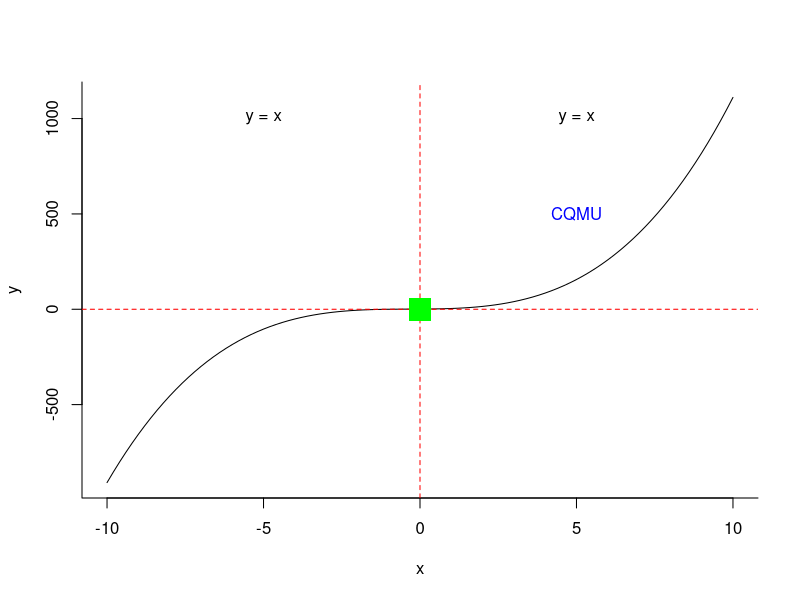

Generate this figure with R: (Note: this script raises an error after producing the figure.)

################################################################################
#    &&&....&&&    % Learning R Course in Summer of 2022                       #
#  &&&&&&..&&&&&&  % Teacher: Bo Li, Mingwei Liu                               #
#  &&&&&&&&&&&&&&  % Date: Jul. 19th, 2022                                     #
#   &&&&&&&&&&&&   %                                                           #
#     &&&&&&&&     % Environment: R version 4.1.1;                             #
#       &&&&       % Platform: x86_64-w64-mingw32/x64 (64-bit)                 #
#        &         %                                                           #
################################################################################

################################################################################
### code chunk number 09: Condition and branch statement in R Language.
################################################################################

### ****************************************************************************
### Step-01. About working directory in R. 

# For windows, work directory. 

pri.dir <- getwd()

setwd("D:/00-GitHub/LRC/tmp/")

### End of Step-01.
### ****************************************************************************

### ****************************************************************************
### Step-02. Expression in R. 

# 任何一个语句都可以看成是一个表达式。 
# 表达式之间以分号分隔或用换行分隔。

# 1) the first form

{x <- 15; x}

# 2) the second form

{
  x <- 15
  x
}

# 3) the third form

{
  x <- 15
  print(x) # not return!!!
}

# 4) using expression in plot

# 绘制曲线： y = x^3 + x^2 + x + 1

curve((x^3 + x^2 + x + 1),
      -10,
      10,
      bty = "l", # 1? l?
      xlab = "x",
      ylab = "y")

abline(h = 0,
       v = 0,
       lty = 2, # line type 
       col = "red")

text(5, 500, "CQMU", col = "blue")

text(5, 1000, "y = x")

text(-5, 1000, "y = x")

points(0, 0, cex = 3, col = "green", pch = 15)

### End of Step-02.
### ****************************************************************************

### ****************************************************************************
### Step-03. branch structure in R. 

# 1) 分支结构包括if结构：

# 比如：
# if (条件) 表达式1
# 或
# if (条件) 表达式1 else 表达式2

# 2) 其中的“条件”为一个标量的真或假值, 不允许取缺失值， 如

ls()

lambda <- NA

print(lambda)

if (is.na(lambda)) lambda <- 0.5

print(lambda)

# 3) two examples for branch：

# A: Eq1. 

x <- -1
y <- 9
if (x>1) {
  y <- 2.5
} else {
  y <- -y
}

# B: Eq2. 

x <- c(0.05, 0.6, 0.3, 0.9)
for (i in seq(along = x)) {
  if (x[i] <= 0.2) {
    cat("Small\n")
  } else if (x[i] <= 0.8) {
    cat("Medium\n")
  } else {
    cat("Large\n")
  }
}

### End of Step-03.
### ****************************************************************************

### ****************************************************************************
### Step-04. Replacing branch structures with logical subscripts.   

# 1) for a element in R. 

x <- rnorm(10)
if (x > 0) y <- 1 else y <- 0
print(y)

x
y <- NULL

for (i in 1:length(x)) {
  
  if (x[i] > 0) y[i] <- 1 else y[i] <- 0 
  
}

print(y)

# 2) for a vector in R. 

# x为一个向量, 要定义y与x等长, 且y的每一个元素当且仅当x的对应元素为正数时等于1, 否则等于零。

y <- numeric(length(x))
y[x > 0] <- 1
y

### End of Step-04.
### ****************************************************************************

### ****************************************************************************
### Step-05. Function: if and ifelse in R.   

rm(y)
print(y)
y <- ifelse(x > 0, 1, 0)
print(y)

# 1) function if in R

x <- 50L
# x <- 2.1
if (is.integer(x)) {
  print("X 是一个整数")
}

# 2) if...else in R. 

# A: Eg-1. 

x <- c("google", "runoob", "taobao")

if ("runoob" %in% x) {
  print("包含 runoob")
} else {
  print("不包含 runoob")
}

# B: Eg-2. 

x <- c("google","runoob","taobao")

if("weibo" %in% x) {
  print("第一个 if 包含 weibo")
} else if ("runoob" %in% x) {
  print("第二个 if 包含 runoob")
} else {
  print("没有找到")
}

# 3) ifelse函数

x <- c(-2, 0, 1)
y <- ifelse(x >=0, 1, 0); print(y)

# 4) 

x <- seq(from = -2*pi, to = 2*pi, by = pi/20)
y <- sin(x)
plot(x, y)
plot(x, y, pch = 16)
seq.col <- ifelse(y >= 0, "red", "green")
plot(x, y, pch = 16, col = seq.col)
abline(h = 0, lty =2, lwd = 2)

# 5)

x <- seq(from = -2*pi, to = 2*pi, by = pi/20)
y <- sin(x)
plot(x, y)
plot(x, y, pch = 16)
seq.col <- ifelse(y >= 0, "red", "green")
seq.col[y == 0] <- "blue"

plot(x, y, pch = 16, col = seq.col)
abline(h = 0, lty =2, lwd = 2)

### End of Step-05.
### ****************************************************************************

### ****************************************************************************
### Step-06. Function switch in R. 

# 1) switch 语句允许测试一个变量等于多个值时的情况。每个值称为一个 case。
# switch(expression, case1, case2, case3....)

x <- switch(
  3,
  "google",
  "runoob",
  "taobao",
  "weibo"
)
print(x)

# 2) 如果是字符串返回字符串变量对应的值. 

# A: the first way

you.like <- "runoob"
switch(you.like,
       google = "www.google.com",
       runoob = "www.runoob.com",
       taobao = "www.taobao.com")

# B: the second way

x <- switch(
  "A",
  A = "google",
  B = "runoob",
  C = "taobao",
  D = "weibo"
)
print(x)

# 3) 如果整数不在范围内的则返回 NULL

x <- switch(4, "google","runoob","taobao")
x

### End of Step-06.
### **************************************************************************** 

################################################################################
### End of chunk-09.
################################################################################
